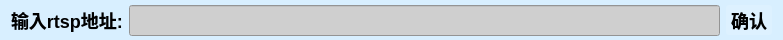
<?xml version="1.0" encoding="UTF-8"?>
<ui version="4.0">
 <class>Form</class>
 <widget class="QWidget" name="Form">
  <property name="geometry">
   <rect>
    <x>0</x>
    <y>0</y>
    <width>783</width>
    <height>40</height>
   </rect>
  </property>
  <property name="minimumSize">
   <size>
    <width>0</width>
    <height>40</height>
   </size>
  </property>
  <property name="maximumSize">
   <size>
    <width>16777215</width>
    <height>41</height>
   </size>
  </property>
  <property name="windowTitle">
   <string>Form</string>
  </property>
  <property name="windowIcon">
   <iconset resource="../apprcc.qrc">
    <normaloff>:/img/icon/实时视频流解析.png</normaloff>:/img/icon/实时视频流解析.png</iconset>
  </property>
  <property name="styleSheet">
   <string notr="true">#Form{background:rgba(73, 182, 255, 30)}</string>
  </property>
  <layout class="QHBoxLayout" name="horizontalLayout">
   <property name="topMargin">
    <number>5</number>
   </property>
   <property name="bottomMargin">
    <number>5</number>
   </property>
   <item>
    <widget class="QLabel" name="label">
     <property name="minimumSize">
      <size>
       <width>0</width>
       <height>30</height>
      </size>
     </property>
     <property name="maximumSize">
      <size>
       <width>16777215</width>
       <height>30</height>
      </size>
     </property>
     <property name="styleSheet">
      <string notr="true">QLabel{font-family: &quot;Microsoft YaHei&quot;;
font-size: 18px;
font-weight: bold;
color:black;}</string>
     </property>
     <property name="text">
      <string>输入rtsp地址:</string>
     </property>
    </widget>
   </item>
   <item>
    <widget class="QLineEdit" name="rtspEdit">
     <property name="minimumSize">
      <size>
       <width>0</width>
       <height>31</height>
      </size>
     </property>
     <property name="styleSheet">
      <string notr="true">background-color: rgb(207, 207, 207);</string>
     </property>
    </widget>
   </item>
   <item>
    <widget class="QPushButton" name="rtspButton">
     <property name="styleSheet">
      <string notr="true">QPushButton{font-family: &quot;Microsoft YaHei&quot;;
font-size: 18px;
font-weight: bold;
color:black;
text-align: center center;
padding-left: 5px;
padding-right: 5px;
padding-top: 4px;
padding-bottom: 4px;
border-style: solid;
border-width: 0px;
border-color: rgba(255, 255, 255, 255);
border-radius: 3px;
background-color: rgba(255,255,255,30);}

QPushButton:focus{outline: none;}

QPushButton::pressed{font-family: &quot;Microsoft YaHei&quot;;
                     font-size: 16px;
                     font-weight: bold;
                     color:rgb(200,200,200);
                     text-align: center center;
                     padding-left: 5px;
                     padding-right: 5px;
                     padding-top: 4px;
                     padding-bottom: 4px;
                     border-style: solid;
                     border-width: 0px;
                     border-color: rgba(255, 255, 255, 255);
                     border-radius: 3px;
                     background-color:  rgba(255,255,255,150);}

QPushButton::hover {
border-style: solid;
border-width: 0px;
border-radius: 0px;
background-color: rgba(255,255,255,50);}</string>
     </property>
     <property name="text">
      <string>确认</string>
     </property>
    </widget>
   </item>
  </layout>
 </widget>
 <resources>
  <include location="../apprcc.qrc"/>
 </resources>
 <connections/>
</ui>
